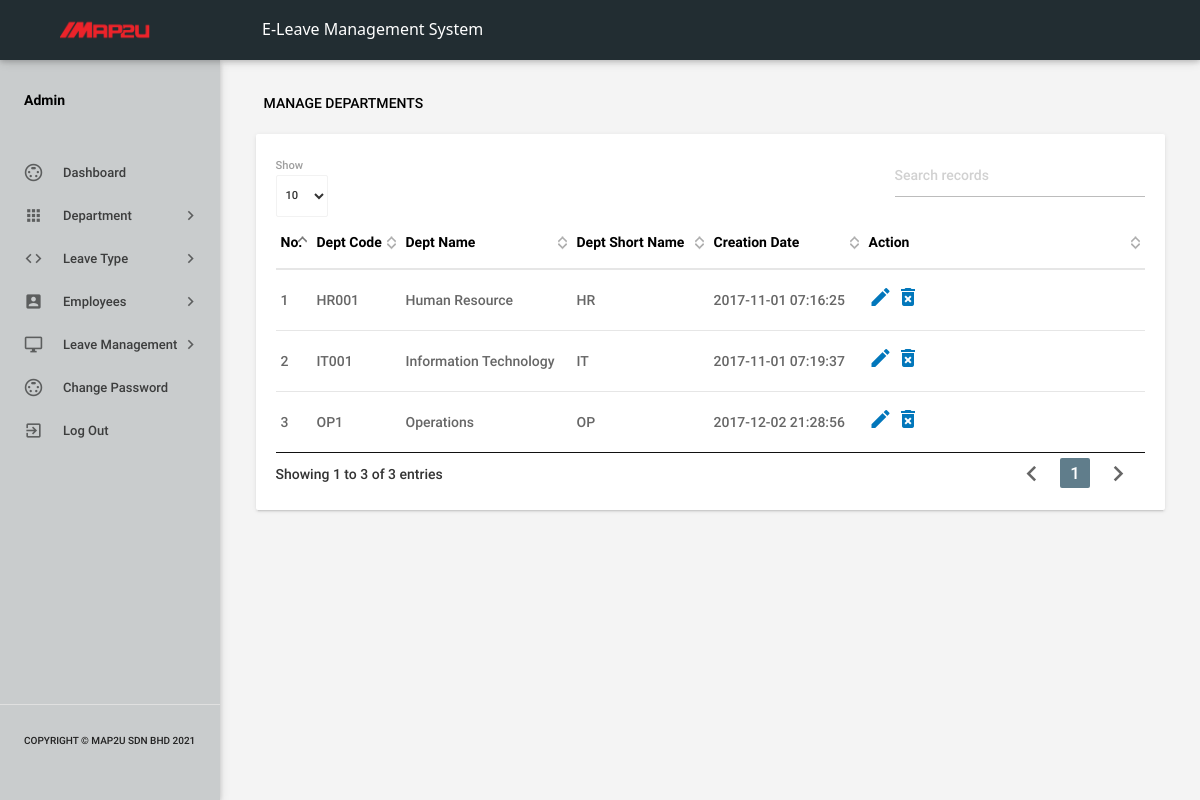
Before: /admin/managedepartments.php (signed in) with the older database file.
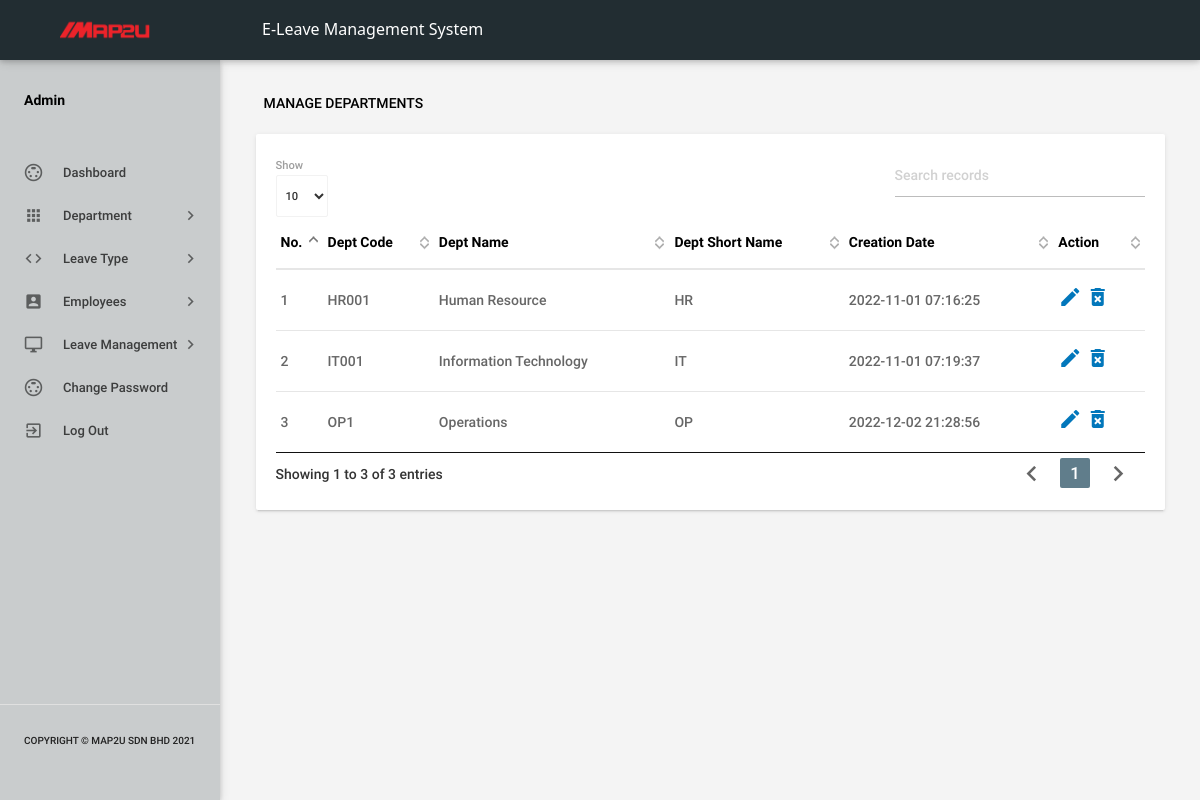
After: the same page with the newer database file.
### tables this page shows
CREATE TABLE `tbldepartments` (
  `id` int NOT NULL,
  `DepartmentName` varchar(150) DEFAULT NULL,
  `DepartmentShortName` varchar(100) NOT NULL,
  `DepartmentCode` varchar(50) DEFAULT NULL,
  `CreationDate` timestamp NULL DEFAULT CURRENT_TIMESTAMP
);

### admin/managedepartments.php (the view, shortened to what this page needs)
<?php
include('includes/config.php');
if(strlen($_SESSION['alogin'])==0)
    {
header('location:index.php');
}
else{
    ?>
<!DOCTYPE html>
<html lang="en">
    <head>
        <link type="text/css" rel="stylesheet" href="../assets/plugins/materialize/css/materialize.min.css"/>
        <link type="text/css" rel="stylesheet" href="../assets/plugins/materialize/css/materialize.css"/>
        <link href="../assets/plugins/material-preloader/css/materialPreloader.min.css" rel="stylesheet">
        <link href="../assets/plugins/datatables/css/jquery.dataTables.min.css" rel="stylesheet">
        <link href="../assets/css/alpha.min.css" rel="stylesheet" type="text/css"/>
        <link href="../assets/css/custom.css" rel="stylesheet" type="text/css"/>
         <link href="../assets/css/style.css" rel="stylesheet" type="text/css"/>
    </head>
    <body>
       <?php include('includes/header.php');?>
       <?php include('includes/sidebar.php');?>
            <main class="mn-inner">
                <div class="row">
                    <div class="col s12">
                        <div class="page-title" style="color: black;">Manage Departments</div>
                    </div>
                    <div class="col s12 m12 l12">
                        <div class="card">
                            <div class="card-content">
                                <table id="example" class="display responsive-table ">
                                    <thead>
                                        <tr>
                                            <th style="color: black;">No.</th>
                                            <th style="color: black;">Dept Code</th>
                                            <th style="color: black;">Dept Name</th>
                                            <th style="color: black;">Dept Short Name</th>
                                            <th style="color: black;">Creation Date</th>
                                            <th style="color: black;">Action</th>
                                        </tr>
                                    </thead>
                                    <tbody>
<?php $sql = "SELECT * from tbldepartments";
$query = $dbh -> prepare($sql);
$query->execute();
$results=$query->fetchAll(PDO::FETCH_OBJ);
$cnt=1;
if($query->rowCount() > 0)
{
foreach($results as $result)
{               ?>
                                        <tr>
                                            <td> <?php echo htmlentities($cnt);?></td>
                                            <td><?php echo htmlentities($result->DepartmentCode);?></td>
                                            <td><?php echo htmlentities($result->DepartmentName);?></td>
                                            <td><?php echo htmlentities($result->DepartmentShortName);?></td>
                                            <td><?php echo htmlentities($result->CreationDate);?></td>
                                            <td><a href="editdepartment.php?deptid=<?php echo htmlentities($result->id);?>"><i class="material-icons">mode_edit</i></a><a href="managedepartments.php?del=<?php echo htmlentities($result->id);?>" onclick="return confirm('Do you want to delete');"> <i class="material-icons">delete_forever</i></a></td>
                                        </tr>
                                         <?php $cnt++;} }?>
                                    </tbody>
                                </table>
                            </div>
                        </div>
                    </div>
                </div>
            </main>
        </div>
        <div class="left-sidebar-hover"></div>
    </body>
</html>
<?php } ?>

Changed rows visible on the page:
changed tbldepartments "HR001": CreationDate "2017-11-01 07:16:25" → "2022-11-01 07:16:25"
changed tbldepartments "IT001": CreationDate "2017-11-01 07:19:37" → "2022-11-01 07:19:37"
changed tbldepartments "OP1": CreationDate "2017-12-02 21:28:56" → "2022-12-02 21:28:56"
